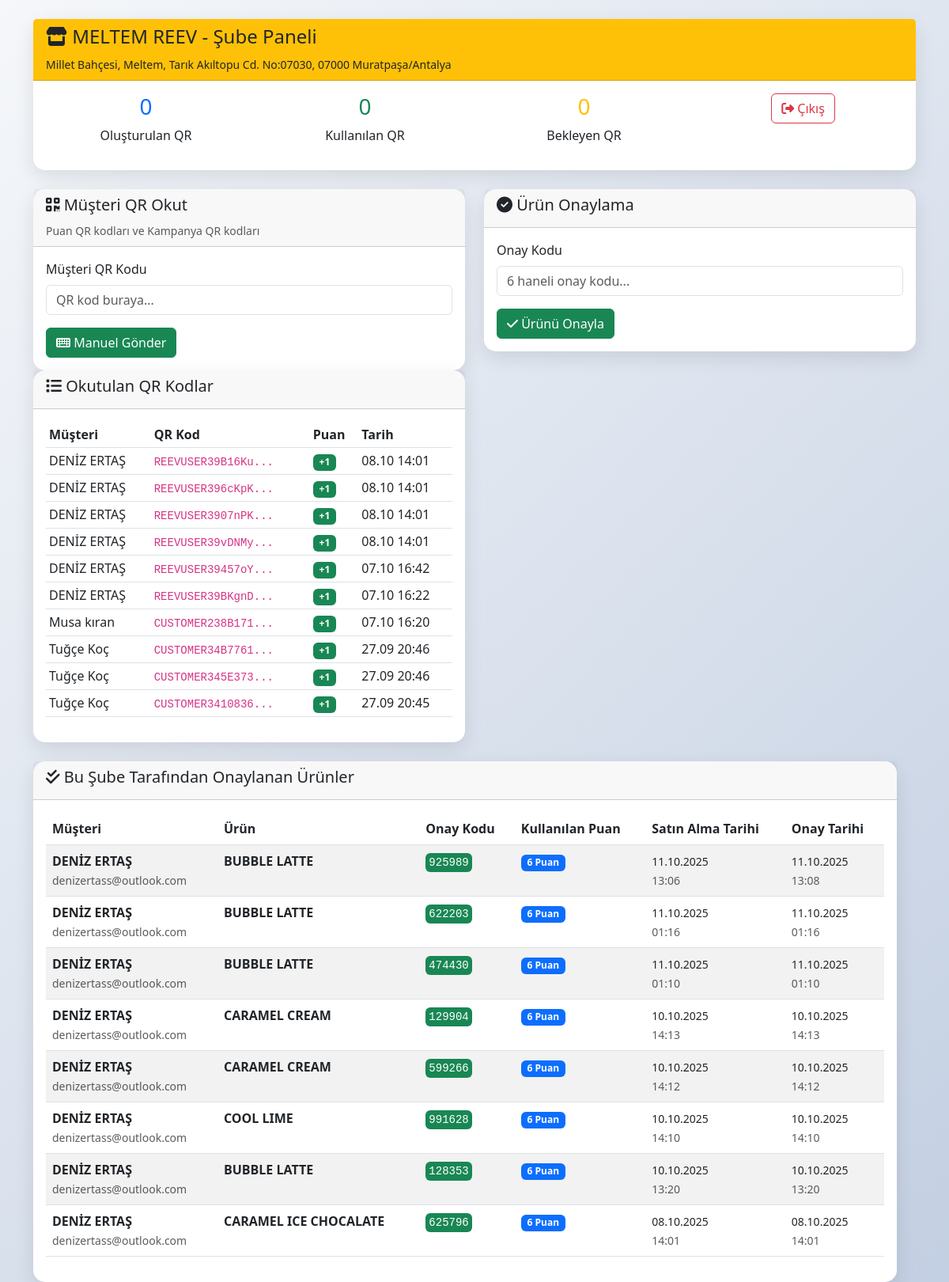
The app's page /branch/panel (signed in) with its own data.
### app.py (models this page shows, shortened)
class Branch(db.Model):
    id = db.Column(db.Integer, primary_key=True)
    name = db.Column(db.String(100), nullable=False)
    address = db.Column(db.String(200))
    phone = db.Column(db.String(20))
    email = db.Column(db.String(100), unique=True, nullable=False)
    password_hash = db.Column(db.String(200), nullable=False)
    image = db.Column(db.String(200))  # Şube görseli dosya adı
    working_hours = db.Column(db.String(100))  # Çalışma saatleri
    is_active = db.Column(db.Boolean, default=True)
    created_at = db.Column(db.DateTime, default=get_turkey_time)
    scanned_qrs = db.relationship('CustomerQR', backref='scanning_branch', lazy=True)

class CustomerQRCode(db.Model):
    __tablename__ = 'customer_qr'
    __table_args__ = {'extend_existing': True}
    id = db.Column(db.Integer, primary_key=True)
    code = db.Column(db.String(100), unique=True, nullable=False)
    customer_id = db.Column(db.Integer, db.ForeignKey('user.id'), nullable=False)
    points_earned = db.Column(db.Integer, default=1)
    is_used = db.Column(db.Boolean, default=False)
    used_by_branch_id = db.Column(db.Integer, db.ForeignKey('branch.id'), nullable=True)
    created_at = db.Column(db.DateTime, default=get_turkey_time)
    used_at = db.Column(db.DateTime, nullable=True)
    user = db.relationship('User', backref='customer_qr_codes')
    used_by_branch = db.relationship('Branch', backref='scanned_qr_codes')

class User(UserMixin, db.Model):
    id = db.Column(db.Integer, primary_key=True)
    name = db.Column(db.String(100), nullable=False)
    email = db.Column(db.String(100), unique=True, nullable=False)
    phone = db.Column(db.String(20), nullable=False)
    password_hash = db.Column(db.String(200), nullable=False)
    points = db.Column(db.Integer, default=0)
    is_admin = db.Column(db.Boolean, default=False)
    language = db.Column(db.String(5), default='tr')
    is_verified = db.Column(db.Boolean, default=False)
    verification_code = db.Column(db.String(6))
    auth_token = db.Column(db.String(100), unique=True, nullable=True)
    preferred_branch_id = db.Column(db.Integer, db.ForeignKey('branch.id'), nullable=True)
    created_at = db.Column(db.DateTime, default=get_turkey_time)
    updated_at = db.Column(db.DateTime, default=get_turkey_time, onupdate=get_turkey_time)
    transactions = db.relationship('Transaction', backref='user', lazy=True)
    customer_qrs = db.relationship('CustomerQR', backref='customer', lazy=True)
    preferred_branch = db.relationship('Branch', backref='customers')

class ProductRedemption(db.Model):
    id = db.Column(db.Integer, primary_key=True)
    user_id = db.Column(db.Integer, db.ForeignKey('user.id'), nullable=False)
    product_id = db.Column(db.Integer, db.ForeignKey('product.id'), nullable=False)
    points_used = db.Column(db.Integer, nullable=False)
    created_at = db.Column(db.DateTime, default=get_turkey_time)
    redeemed_at = db.Column(db.DateTime, default=get_turkey_time)
    is_confirmed = db.Column(db.Boolean, default=False)
    confirmed_at = db.Column(db.DateTime, nullable=True)
    confirmed_by_branch_id = db.Column(db.Integer, db.ForeignKey('branch.id'), nullable=True)
    confirmation_code = db.Column(db.String(255), nullable=True)
    qr_code = db.Column(db.String(255), nullable=True)
    user = db.relationship('User', backref=db.backref('product_redemptions',
                                                     lazy='dynamic'))
    confirmed_by_branch = db.relationship('Branch', foreign_keys=[confirmed_by_branch_id])

class Product(db.Model):
    id = db.Column(db.Integer, primary_key=True)
    name = db.Column(db.String(100), nullable=False)
    description = db.Column(db.Text)
    points_required = db.Column(db.Integer, nullable=False)
    category_id = db.Column(db.Integer, db.ForeignKey('category.id'), nullable=True)
    category = db.Column(db.String(50), default='Genel')  # Geçici uyumluluk için
    image_filename = db.Column(db.String(255))
    is_active = db.Column(db.Boolean, default=True)
    created_at = db.Column(db.DateTime, default=datetime.utcnow)
    redemptions = db.relationship('ProductRedemption', backref='product', lazy=True)

### app.py (the view)
@app.route('/branch/panel')
def branch_panel():
    if not is_branch_logged_in():
        flash('Lütfen şube girişi yapın!', 'error')
        return redirect(url_for('branch_login'))
    branch = get_current_branch()
    if not branch:
        flash('Şube bilgisi bulunamadı. Lütfen tekrar giriş yapın!', 'error')
        session.pop('branch_id', None)
        return redirect(url_for('branch_login'))
    scanned_qrs = CustomerQRCode.query.filter_by(used_by_branch_id=branch.id)\
                                     .order_by(CustomerQRCode.used_at.desc())\
                                     .limit(10).all()
    pending_redemptions = ProductRedemption.query.filter_by(is_confirmed=False)\
                                                 .order_by(ProductRedemption.redeemed_at.desc())\
                                                 .limit(10).all()
    confirmed_redemptions = ProductRedemption.query.filter_by(is_confirmed=True, confirmed_by_branch_id=branch.id)\
                                                   .order_by(ProductRedemption.confirmed_at.desc())\
                                                   .limit(20).all()
    return render_template('branch_panel.html', branch=branch, scanned_qrs=scanned_qrs,
                          pending_redemptions=pending_redemptions, confirmed_redemptions=confirmed_redemptions)

### app.py (called while the page is built)
def is_branch_logged_in():
    return 'branch_id' in session

def get_current_branch():
    if is_branch_logged_in():
        return Branch.query.get(session['branch_id'])
    return None

@app.context_processor
def inject_user():
    site_logo = SiteSetting.query.filter_by(key='site_logo').first()
    return dict(current_user=current_user, site_logo=site_logo)

@app.context_processor
def inject_conf_vars():
    return {
        'LANGUAGES': app.config['LANGUAGES'],
        'CURRENT_LANGUAGE': session.get('language', app.config['BABEL_DEFAULT_LOCALE']),
        'get_locale': get_locale,
        '_': _
    }

### templates/branch_panel.html (shortened to what this page needs)
<!DOCTYPE html>
<html lang="tr">
<head>
    <link href="https://cdn.jsdelivr.net/npm/bootstrap@5.3.0/dist/css/bootstrap.min.css" rel="stylesheet">
    <link href="https://cdnjs.cloudflare.com/ajax/libs/font-awesome/6.4.0/css/all.min.css" rel="stylesheet">
</head>
<body>
    <main>
<div class="container mt-4">
    <div class="row">
        <div class="col-12">
            <div class="card mb-4">
                <div class="card-header bg-warning text-dark">
                    <h4><i class="fas fa-store"></i> {{ branch.name }} - Şube Paneli</h4>
                    <small>{{ branch.address }}</small>
                </div>
                <div class="card-body">
                    <div class="row">
                        <div class="col-md-3 text-center">
                            <h3 class="text-primary">{{ qr_codes|length }}</h3>
                            <p>Oluşturulan QR</p>
                        </div>
                        <div class="col-md-3 text-center">
                            <h3 class="text-success">{{ qr_codes|selectattr('is_used')|list|length }}</h3>
                            <p>Kullanılan QR</p>
                        </div>
                        <div class="col-md-3 text-center">
                            <h3 class="text-warning">{{ (qr_codes|rejectattr('is_used')|list|length) }}</h3>
                            <p>Bekleyen QR</p>
                        </div>
                        <div class="col-md-3 text-center">
                            <a href="{{ url_for('branch_logout') }}" class="btn btn-outline-danger">
                                <i class="fas fa-sign-out-alt"></i> Çıkış
                            </a>
                        </div>
                    </div>
                </div>
            </div>
        </div>
    </div>
    <div class="row">
        <div class="col-md-6" id="qr-scan-section">
            <div class="card">
                <div class="card-header">
                    <h5><i class="fas fa-qrcode"></i> Müşteri QR Okut</h5>
                    <small class="text-muted">Puan QR kodları ve Kampanya QR kodları</small>
                </div>
                <div class="card-body">
                    <form id="scan-customer-qr-form">
                        <div class="mb-3">
                            <label for="customer_qr_code" class="form-label">Müşteri QR Kodu</label>
                            <input type="text" class="form-control" id="customer_qr_code" placeholder="QR kod buraya..." required>
                        </div>
                        <button type="submit" class="btn btn-success" id="manual-submit-btn">
                            <i class="fas fa-keyboard"></i> Manuel Gönder
                        </button>
                    </form>
                </div>
            </div>
        </div>
        <div class="col-md-6" id="product-confirm-section">
            <div class="card">
                <div class="card-header">
                    <h5><i class="fas fa-check-circle"></i> Ürün Onaylama</h5>
                </div>
                <div class="card-body">
                    <form id="confirm-product-form">
                        <div class="mb-3">
                            <label for="confirmation_code" class="form-label">Onay Kodu</label>
                            <input type="text" class="form-control" id="confirmation_code" placeholder="6 haneli onay kodu..." maxlength="6" required>
                        </div>
                        <button type="submit" class="btn btn-success">
                            <i class="fas fa-check"></i> Ürünü Onayla
                        </button>
                    </form>
                </div>
            </div>
        </div>
        <div class="col-md-6">
            <div class="card">
                <div class="card-header">
                    <h5><i class="fas fa-list"></i> Okutulan QR Kodlar</h5>
                </div>
                <div class="card-body">
                    {% if scanned_qrs %}
                        <div class="table-responsive">
                            <table class="table table-sm">
                                <thead>
                                    <tr>
                                        <th>Müşteri</th>
                                        <th>QR Kod</th>
                                        <th>Puan</th>
                                        <th>Tarih</th>
                                    </tr>
                                </thead>
                                <tbody>
                                    {% for qr in scanned_qrs %}
                                    <tr>
                                        <td>{{ qr.user.name }}</td>
                                        <td><code>{{ qr.code[:15] }}...</code></td>
                                        <td><span class="badge bg-success">+{{ qr.points_earned }}</span></td>
                                        <td>{{ qr.used_at.strftime('%d.%m %H:%M') }}</td>
                                    </tr>
                                    {% endfor %}
                                </tbody>
                            </table>
                        </div>
                    {% else %}
                        <div class="text-center py-4">
                            <i class="fas fa-qrcode fa-3x text-muted mb-3"></i>
                            <p class="text-muted">Henüz QR kod okutulmamış.</p>
                        </div>
                    {% endif %}
                </div>
            </div>
        </div>
    <div class="row mt-4">
        <div class="col-12">
            <div class="card">
                <div class="card-header">
                    <h5><i class="fas fa-check-double"></i> Bu Şube Tarafından Onaylanan Ürünler</h5>
                </div>
                <div class="card-body">
                    {% if confirmed_redemptions %}
                        <div class="table-responsive">
                            <table class="table table-striped">
                                <thead>
                                    <tr>
                                        <th>Müşteri</th>
                                        <th>Ürün</th>
                                        <th>Onay Kodu</th>
                                        <th>Kullanılan Puan</th>
                                        <th>Satın Alma Tarihi</th>
                                        <th>Onay Tarihi</th>
                                    </tr>
                                </thead>
                                <tbody>
                                    {% for redemption in confirmed_redemptions %}
                                    <tr>
                                        <td>
                                            <strong>{{ redemption.user.name }}</strong><br>
                                            <small class="text-muted">{{ redemption.user.email }}</small>
                                        </td>
                                        <td>
                                            <strong>{{ redemption.product.name }}</strong>
                                        </td>
                                        <td>
                                            <code class="bg-success text-white p-1 rounded">{{ redemption.confirmation_code }}</code>
                                        </td>
                                        <td>
                                            <span class="badge bg-primary">{{ redemption.points_used }} Puan</span>
                                        </td>
                                        <td>
                                            <small>{{ redemption.redeemed_at.strftime('%d.%m.%Y') }}</small><br>
                                            <small class="text-muted">{{ redemption.redeemed_at.strftime('%H:%M') }}</small>
                                        </td>
                                        <td>
                                            <small>{{ redemption.confirmed_at.strftime('%d.%m.%Y') }}</small><br>
                                            <small class="text-muted">{{ redemption.confirmed_at.strftime('%H:%M') }}</small>
                                        </td>
                                    </tr>
                                    {% endfor %}
                                </tbody>
                            </table>
                        </div>
                    {% else %}
                        <div class="text-center py-4">
                            <i class="fas fa-inbox fa-3x text-muted mb-3"></i>
                            <p class="text-muted">Henüz bu şube tarafından onaylanmış ürün bulunmuyor.</p>
                        </div>
                    {% endif %}
                </div>
            </div>
        </div>
    </div>
</div>
    </main>
</body>
</html>

### templates/branch_panel.html (style rules this page uses)
:root { --primary-color: #8B4513; --secondary-color: #D2691E; --accent-color: #F4A460; --success-color: #28a745; --warning-color: #ffc107; --danger-color: #dc3545; }
body { background: linear-gradient(135deg, #f5f7fa 0%, #c3cfe2 100%); font-family: 'Segoe UI', Tahoma, Geneva, Verdana, sans-serif; min-height: 100vh; }
.card { border: none; border-radius: 15px; box-shadow: 0 8px 25px rgba(0,0,0,0.1); transition: transform 0.3s ease; }

### records on screen
Branch: name "MELTEM REEV", address "Millet Bahçesi, Meltem, Tarık Akıltopu Cd. No:07030, 07000 Muratpaşa/Antalya"
CustomerQRCode: user.name "DENİZ ERTAŞ", code "REEVUSER39B16Ku", points_earned "1", used_at "08.10 14:01"
CustomerQRCode: user.name "DENİZ ERTAŞ", code "REEVUSER396cKpK", points_earned "1", used_at "08.10 14:01"
CustomerQRCode: user.name "DENİZ ERTAŞ", code "REEVUSER3907nPK", points_earned "1", used_at "08.10 14:01"
CustomerQRCode: user.name "DENİZ ERTAŞ", code "REEVUSER39vDNMy", points_earned "1", used_at "08.10 14:01"
CustomerQRCode: user.name "DENİZ ERTAŞ", code "REEVUSER39457oY", points_earned "1", used_at "07.10 16:42"
CustomerQRCode: user.name "DENİZ ERTAŞ", code "REEVUSER39BKgnD", points_earned "1", used_at "07.10 16:22"
CustomerQRCode: user.name "Musa kıran", code "CUSTOMER238B171", points_earned "1", used_at "07.10 16:20"
CustomerQRCode: user.name "Tuğçe Koç", code "CUSTOMER34B7761", points_earned "1", used_at "27.09 20:46"
CustomerQRCode: user.name "Tuğçe Koç", code "CUSTOMER345E373", points_earned "1", used_at "27.09 20:46"
CustomerQRCode: user.name "Tuğçe Koç", code "CUSTOMER3410836", points_earned "1", used_at "27.09 20:45"
ProductRedemption: user.name "DENİZ ERTAŞ", user.email "denizertass@outlook.com", product.name "BUBBLE LATTE", confirmation_code "925989", points_used "6", redeemed_at "11.10.2025", redeemed_at "13:06", confirmed_at "11.10.2025", confirmed_at "13:08"
ProductRedemption: user.name "DENİZ ERTAŞ", user.email "denizertass@outlook.com", product.name "BUBBLE LATTE", confirmation_code "622203", points_used "6", redeemed_at "11.10.2025", redeemed_at "01:16", confirmed_at "11.10.2025", confirmed_at "01:16"
ProductRedemption: user.name "DENİZ ERTAŞ", user.email "denizertass@outlook.com", product.name "BUBBLE LATTE", confirmation_code "474430", points_used "6", redeemed_at "11.10.2025", redeemed_at "01:10", confirmed_at "11.10.2025", confirmed_at "01:10"
ProductRedemption: user.name "DENİZ ERTAŞ", user.email "denizertass@outlook.com", product.name "CARAMEL CREAM", confirmation_code "129904", points_used "6", redeemed_at "10.10.2025", redeemed_at "14:13", confirmed_at "10.10.2025", confirmed_at "14:13"
ProductRedemption: user.name "DENİZ ERTAŞ", user.email "denizertass@outlook.com", product.name "CARAMEL CREAM", confirmation_code "599266", points_used "6", redeemed_at "10.10.2025", redeemed_at "14:12", confirmed_at "10.10.2025", confirmed_at "14:12"
ProductRedemption: user.name "DENİZ ERTAŞ", user.email "denizertass@outlook.com", product.name "COOL LIME", confirmation_code "991628", points_used "6", redeemed_at "10.10.2025", redeemed_at "14:10", confirmed_at "10.10.2025", confirmed_at "14:10"
ProductRedemption: user.name "DENİZ ERTAŞ", user.email "denizertass@outlook.com", product.name "BUBBLE LATTE", confirmation_code "128353", points_used "6", redeemed_at "10.10.2025", redeemed_at "13:20", confirmed_at "10.10.2025", confirmed_at "13:20"
ProductRedemption: user.name "DENİZ ERTAŞ", user.email "denizertass@outlook.com", product.name "CARAMEL ICE CHOCALATE", confirmation_code "625796", points_used "6", redeemed_at "08.10.2025", redeemed_at "14:01", confirmed_at "08.10.2025", confirmed_at "14:01"

### other values on screen
{{ qr_codes|length }} "0"
{{ qr_codes|selectattr('is_used')|list|length }} "0"
{{ (qr_codes|rejectattr('is_used')|list|length) }} "0"
